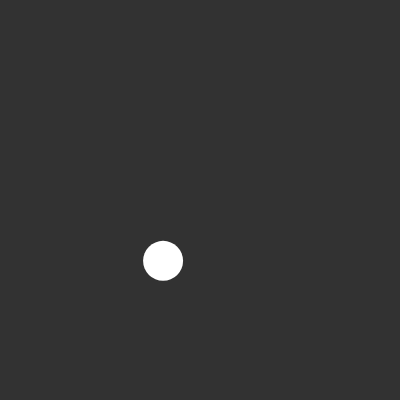
Frame 1 (no input)
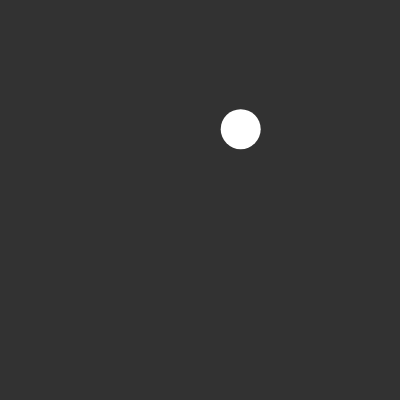
Frame 60 (no input)
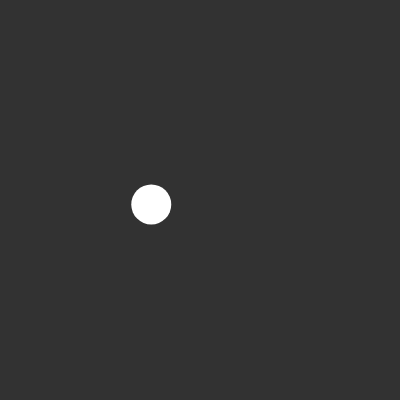
Frame 120 (the mouse pressed at the canvas centre since frame 60)

The p5.js sketch that drew these frames (run headless with seeded random() and noise() and a simulated clock; from frame 60 on, the mouse is pressed at the canvas centre):

// p5.js sketch
// ── sketch.js
let x, y
let xoff = 1
let yoff = 2

function setup() {
  createCanvas(400, 400);
}

function draw() {
  background(50);
  x = noise(xoff) * width
  y = noise(yoff) * width

  noStroke()
  circle(x, y, 40, 40)

  xoff += 0.02
  yoff += 0.02
}
